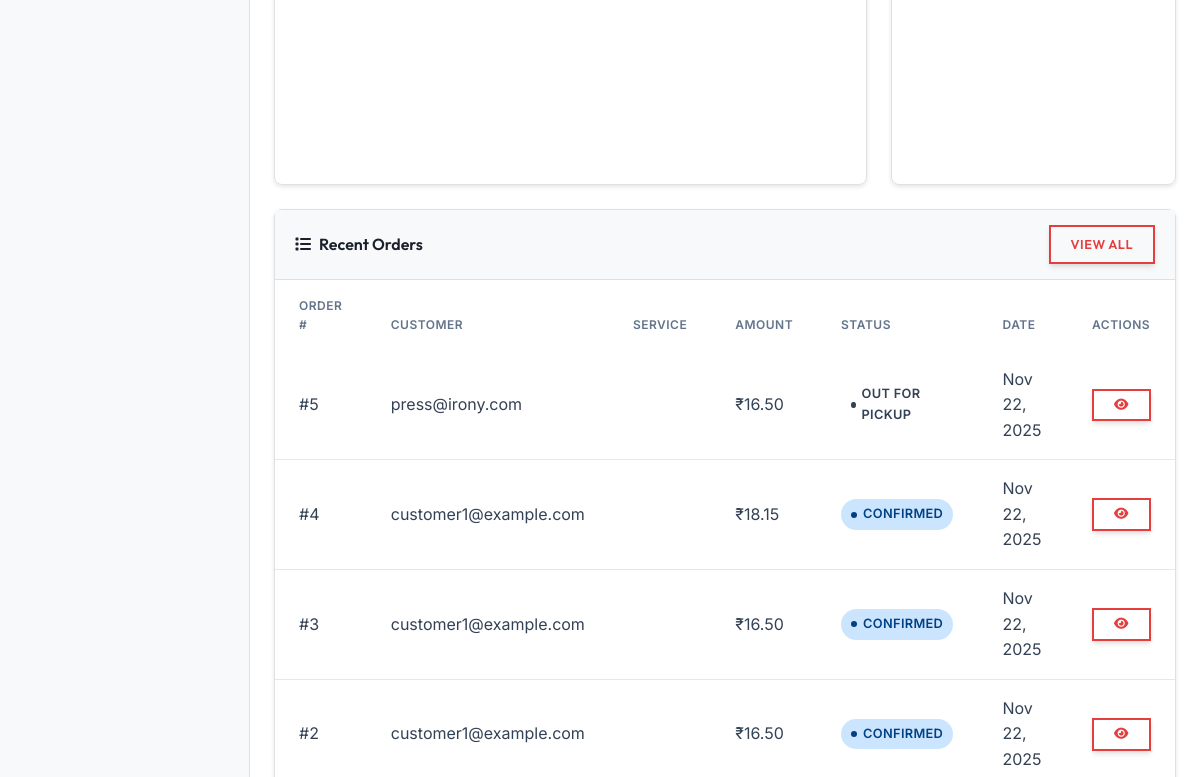
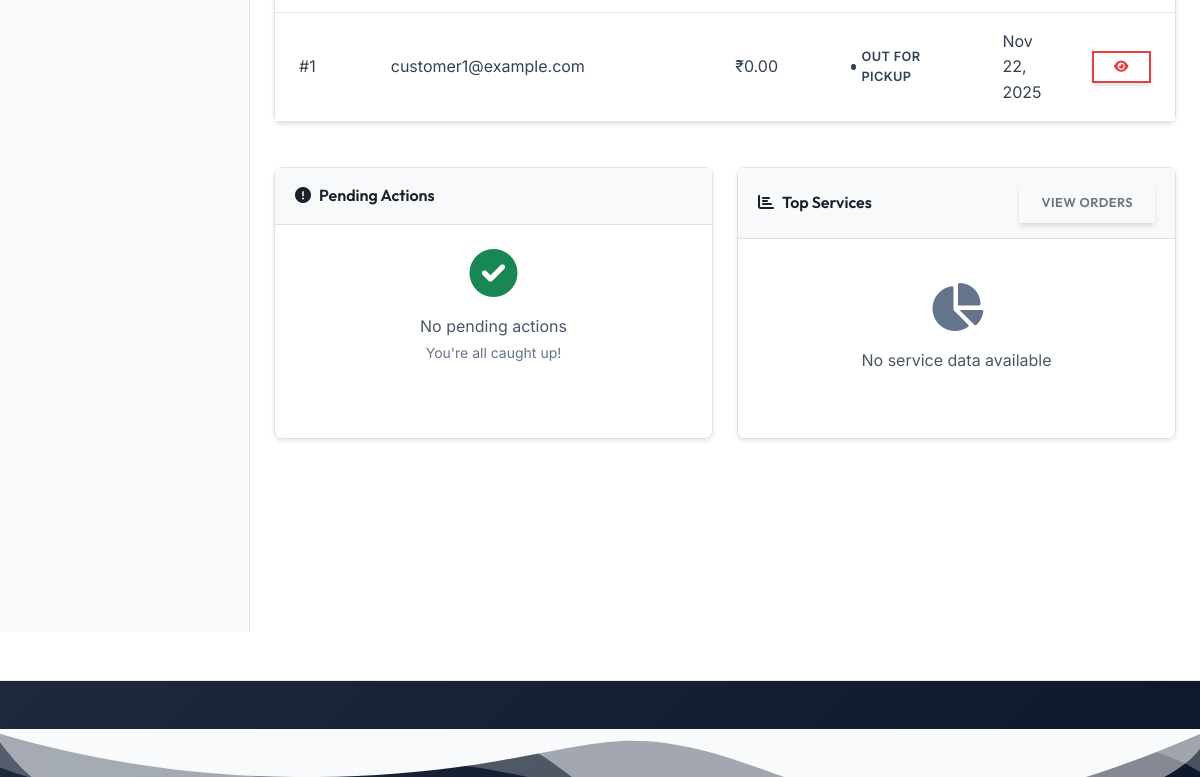
The app's page /dashboard/admin/ (signed in, lower part), older data (2 pictures, top to bottom).
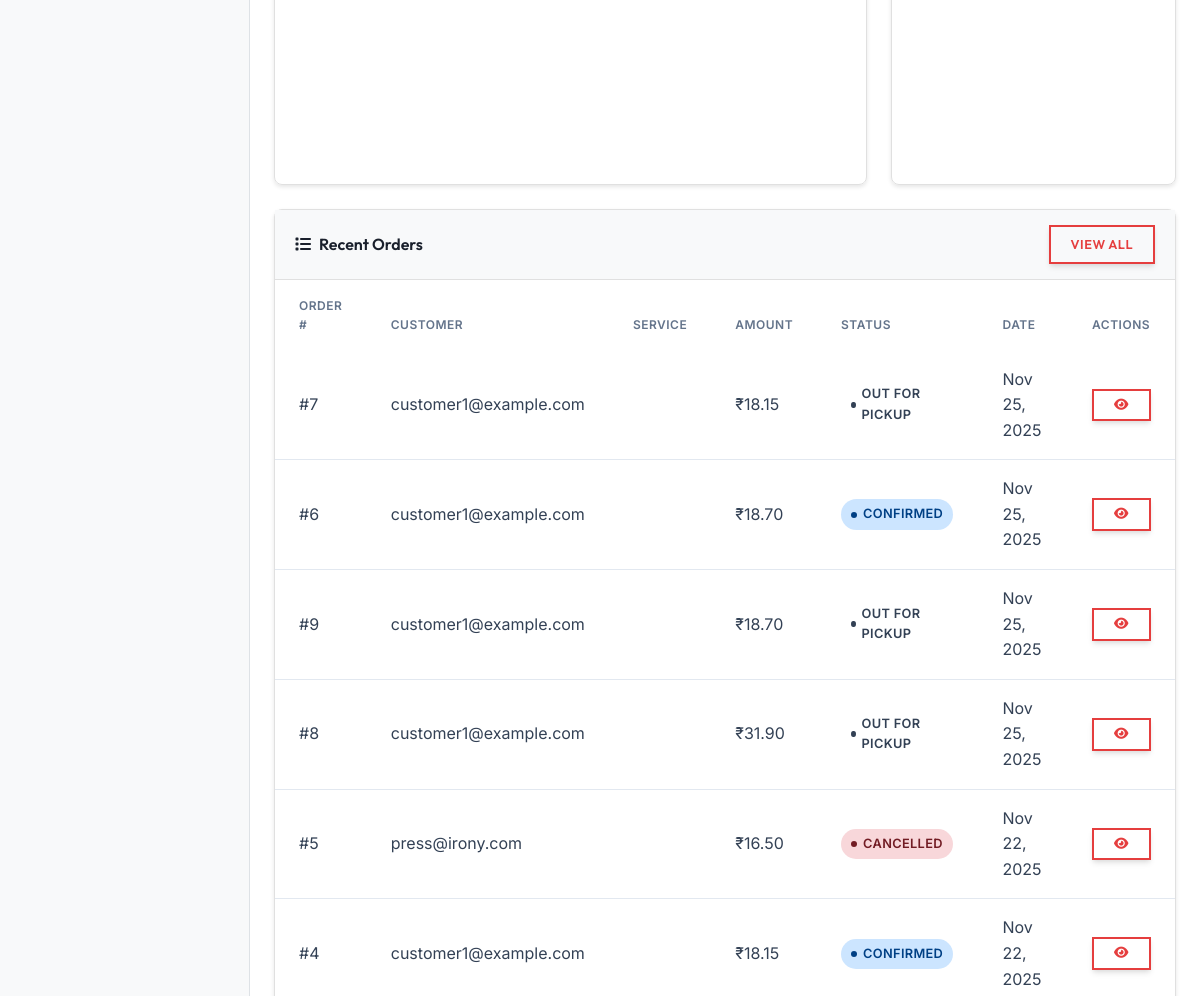
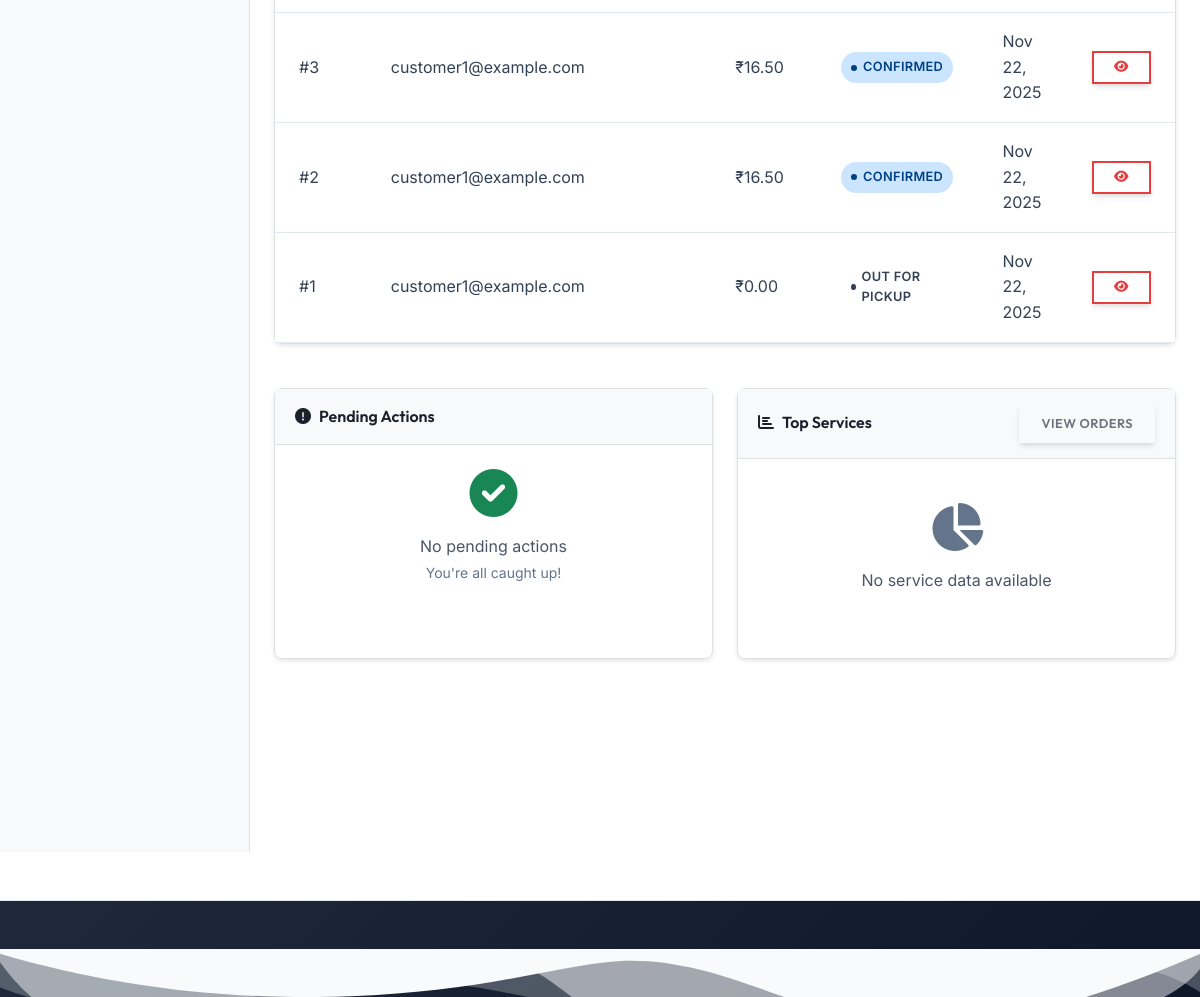
The same page, newer data (2 pictures, top to bottom).
### orders/models.py (models this page shows, shortened)
class Order(models.Model):
    class Status(models.TextChoices):
        DRAFT = 'draft', _('Draft')
        PENDING = 'pending', _('Pending Payment')
        CONFIRMED = 'confirmed', _('Confirmed')
        SCHEDULED_FOR_PICKUP = 'scheduled_for_pickup', _('Scheduled for Pickup')
        OUT_FOR_PICKUP = 'out_for_pickup', _('Out for Pickup')
        PICKED_UP = 'picked_up', _('Picked Up')
        PROCESSING = 'processing', _('In Progress')
        READY = 'ready', _('Ready for Delivery')
        OUT_FOR_DELIVERY = 'out_for_delivery', _('Out for Delivery')
        COMPLETED = 'completed', _('Completed')
        CANCELLED = 'cancelled', _('Cancelled')
        REFUNDED = 'refunded', _('Refunded')
        FAILED = 'failed', _('Failed')
    class PaymentStatus(models.TextChoices):
        PENDING = 'pending', _('Pending')
        AUTHORIZED = 'authorized', _('Authorized')
        PAID = 'paid', _('Paid')
        PARTIALLY_REFUNDED = 'partially_refunded', _('Partially Refunded')
        REFUNDED = 'refunded', _('Refunded')
        VOIDED = 'voided', _('Voided')
        FAILED = 'failed', _('Failed')
    class DeliveryType(models.TextChoices):
        PICKUP = 'pickup', _('Pickup')
        DELIVERY = 'delivery', _('Delivery')
    customer = models.ForeignKey(
        User,
        on_delete=models.PROTECT,
        related_name='orders',
        verbose_name=_('customer')
    )
    order_number = models.CharField(
        _('order number'),
        max_length=20,
        unique=True,
        db_index=True
    )
    status = models.CharField(
        _('status'),
        max_length=20,
        choices=Status.choices,
        default=Status.DRAFT,
        db_index=True
    )
    payment_status = models.CharField(
        _('payment status'),
        max_length=20,
        choices=PaymentStatus.choices,
        default=PaymentStatus.PENDING,
        db_index=True
    )
    delivery_type = models.CharField(
        _('delivery type'),
        max_length=10,
        choices=DeliveryType.choices,
        default=DeliveryType.PICKUP
    )
    pickup_address = models.TextField(_('pickup address'), blank=True)
    delivery_address = models.TextField(_('delivery address'), blank=True)
    preferred_pickup_date = models.DateField(_('preferred pickup date'), null=True, blank=True)
    preferred_delivery_date = models.DateField(_('preferred delivery date'), null=True, blank=True)
    subtotal = models.DecimalField(
        _('subtotal'),
        max_digits=10,
        decimal_places=2,
        default=Decimal('0.00')
    )
    tax_amount = models.DecimalField(
        _('tax amount'),
        max_digits=10,
        decimal_places=2,
        default=Decimal('0.00')
    )
    shipping_cost = models.DecimalField(
        _('shipping cost'),
        max_digits=10,
        decimal_places=2,
        default=Decimal('0.00')
    )
    discount_amount = models.DecimalField(
        _('discount amount'),
        max_digits=10,
        decimal_places=2,
        default=Decimal('0.00')
    )
    total_amount = models.DecimalField(
        _('total amount'),
        max_digits=10,
        decimal_places=2,
        default=Decimal('0.00')
    )
    assigned_staff = models.ForeignKey(
        User,
        on_delete=models.SET_NULL,
        null=True,
        blank=True,
        related_name='assigned_orders',
        verbose_name=_('assigned staff')
    )
    delivery_person = models.ForeignKey(
        User,
        on_delete=models.SET_NULL,
        null=True,
        blank=True,
        related_name='delivery_orders',
        verbose_name=_('delivery person')
    )
    created_at = models.DateTimeField(_('created at'), auto_now_add=True)
    updated_at = models.DateTimeField(_('updated at'), auto_now=True)
    confirmed_at = models.DateTimeField(_('confirmed at'), null=True, blank=True)
    completed_at = models.DateTimeField(_('completed at'), null=True, blank=True)
    cancelled_at = models.DateTimeField(_('cancelled at'), null=True, blank=True)
    special_instructions = models.TextField(_('special instructions'), blank=True)
    internal_notes = models.TextField(_('internal notes'), blank=True)
    cancellation_reason = models.TextField(_('cancellation reason'), blank=True)
    payment_method = models.CharField(_('payment method'), max_length=50, blank=True)
    payment_reference = models.CharField(_('payment reference'), max_length=100, blank=True)
    payment_date = models.DateTimeField(_('payment date'), null=True, blank=True)
    class Meta:
        ordering = ['-created_at']

### accounts/models.py (models this page shows, shortened)
class User(AbstractUser):
    class Role(models.TextChoices):
        CUSTOMER = 'CUSTOMER', _('Customer')
        PRESS = 'PRESS', _('Press Person')
        DELIVERY = 'DELIVERY', _('Delivery Partner')
        ADMIN = 'ADMIN', _('Admin')
    username = None
    email = models.EmailField(
        _('email address'),
        unique=True,
        error_messages={
            'unique': _('A user with that email already exists.'),
        },
    )
    role = models.CharField(
        _('user role'),
        max_length=20,
        choices=Role.choices,
        default=Role.CUSTOMER,
        help_text=_('Designates the role of the user in the system.')
    )
    phone_regex = RegexValidator(
        regex=r'^\+?1?\d{9,15}$',
        message=_("Phone number must be entered in the format: '+999999999'. Up to 15 digits allowed.")
    )
    phone_number = models.CharField(
        _('phone number'),
        validators=[phone_regex],
        max_length=17,
        blank=True,
        null=True,
        help_text=_('Enter a valid phone number (e.g., +1234567890)')
    )
    is_active = models.BooleanField(
        _('active'),
        default=True,
        help_text=_(
            'Designates whether this user should be treated as active. '
            'Unselect this instead of deleting accounts.'
        ),
    )
    email_verified = models.BooleanField(
        _('email verified'),
        default=False,
        help_text=_('Designates whether this user has verified their email address.')
    )
    date_joined = models.DateTimeField(_('date joined'), default=timezone.now)
    last_login = models.DateTimeField(_('last login'), blank=True, null=True)
    updated_at = models.DateTimeField(_('updated at'), auto_now=True)
    USERNAME_FIELD = 'email'
    REQUIRED_FIELDS = ['first_name', 'last_name']
    objects = UserManager()
    class Meta(AbstractUser.Meta):
        verbose_name = _('user')
        verbose_name_plural = _('users')
        ordering = ['-date_joined']
        swappable = 'AUTH_USER_MODEL'
        permissions = [
            ('view_dashboard', 'Can view dashboard'),
            ('manage_users', 'Can manage users'),
            ('manage_orders', 'Can manage orders'),
        ]
    def get_full_name(self):
        full_name = f"{self.first_name} {self.last_name}"
        return full_name.strip()
    @property
    def is_customer(self):
        return self.role == self.Role.CUSTOMER
    @property
    def is_press(self):
        return self.role == self.Role.PRESS
    @property
    def is_admin(self):
        return self.role == self.Role.ADMIN or self.is_superuser

### dashboard/views.py (the view)
# urls.py: path('admin/', views.AdminDashboardView.as_view(), name='admin_dashboard'),
class AdminDashboardView(LoginRequiredMixin, UserPassesTestMixin, ListView):
    model = Order
    template_name = 'dashboard/admin_dashboard.html'
    context_object_name = 'recent_orders'
    def test_func(self):
        return self.request.user.is_admin
    def get_queryset(self):
        return Order.objects.all().order_by('-created_at')[:10]
    def get_context_data(self, **kwargs):
        context = super().get_context_data(**kwargs)
        context['pending_orders'] = Order.objects.filter(status=Order.Status.PENDING).count()
        context['in_progress_orders'] = Order.objects.filter(
            status__in=[Order.Status.PROCESSING, Order.Status.PICKED_UP]
        ).count()
        context['delivery_pending'] = Order.objects.filter(
            status__in=[Order.Status.SCHEDULED_FOR_PICKUP, Order.Status.READY]
        ).count()
        return context

### templates/dashboard/admin_dashboard.html (shortened to what the changed rows need)
{% extends 'dashboard/base_dashboard.html' %}
{% load humanize %}
{% block dashboard_content %}
<div class="row">
    <div class="col-12">
        <div class="dashboard-card">
            <div class="card-body p-0">
                {% if recent_orders %}
                    <div class="table-responsive">
                        <table class="table table-hover mb-0">
                            <thead class="table-light">
                                <tr>
                                    <th>Order #</th>
                                    <th>Customer</th>
                                    <th>Service</th>
                                    <th>Amount</th>
                                    <th>Status</th>
                                    <th>Date</th>
                                    <th>Actions</th>
                                </tr>
                            </thead>
                            <tbody>
                                {% for order in recent_orders %}
                                <tr>
                                    <td>#{{ order.id }}</td>
                                    <td>{{ order.customer.get_full_name|default:order.customer.email }}</td>
                                    <td>{{ order.get_service_type_display }}</td>
                                    <td>₹{{ order.total_amount|intcomma }}</td>
                                    <td>
                                        <span class="status-badge status-{{ order.status|lower|slugify }}">
                                            {{ order.get_status_display }}
                                        </span>
                                    </td>
                                    <td>{{ order.created_at|date:"M d, Y" }}</td>
                                    <td>
                                        <a href="{% url 'dashboard:order_detail' order.pk %}"
                                           class="btn btn-sm btn-outline-primary"
                                           data-bs-toggle="tooltip"
                                           title="View details">
                                            <i class="fas fa-eye"></i>
                                        </a>
                                    </td>
                                </tr>
                                {% endfor %}
                            </tbody>
                        </table>
                    </div>
                {% endif %}
            </div>
        </div>
    </div>
</div>
{% endblock %}

Row changes from the older to the newer data that the page shows:
added Order: id "7", customer.get_full_name "customer1@example.com", total_amount "18.15", status "OUT FOR PICKUP", created_at "Nov 25, 2025"
added Order: id "6", customer.get_full_name "customer1@example.com", total_amount "18.70", status "CONFIRMED", created_at "Nov 25, 2025"
added Order: id "9", customer.get_full_name "customer1@example.com", total_amount "18.70", status "OUT FOR PICKUP", created_at "Nov 25, 2025"
added Order: id "8", customer.get_full_name "customer1@example.com", total_amount "31.90", status "OUT FOR PICKUP", created_at "Nov 25, 2025"
changed Order "press@irony.com": status "OUT FOR PICKUP" → "CANCELLED"
